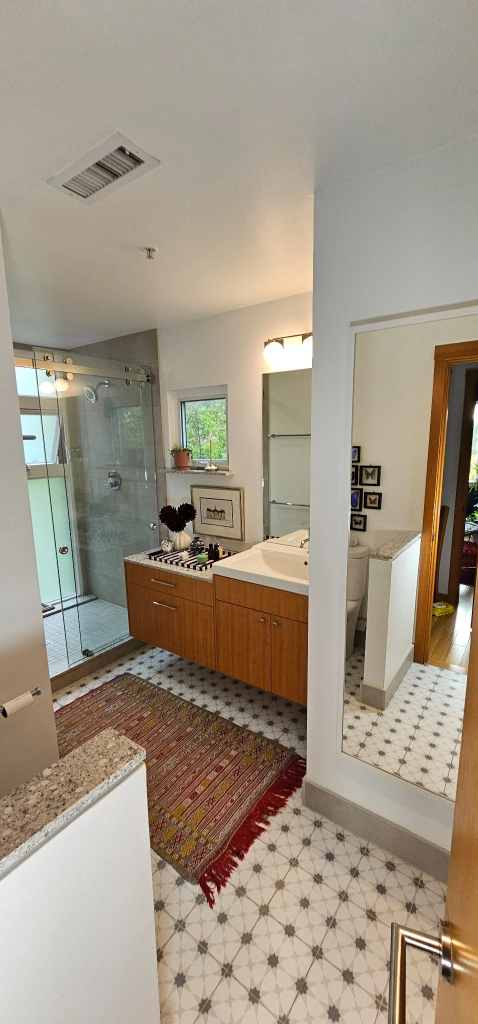
#> input picture src/assets/accessible-seattle-20241001_100239-main.webp, 956 x 2048 px, found by its file name (shown at 1/2 size); its folder holds only this picture in this run
$ python gen_variants.py
#> lines starting #> are read from the running program, lines starting #| are printed output that depends on the picture
import os, sys, time, glob
from PIL import Image

AS = os.path.expanduser('~/mnt/silverpeak/site/src/assets')
WIDTHS = [400, 640, 960, 1280, 1920]
SKIP = ('favicon', 'apple-touch-icon', 'silver-peak-design-build-logo')
BUDGET = float(sys.argv[1]) if len(sys.argv) > 1 else 150.0

originals = [f for f in sorted(os.listdir(AS))
             if f.endswith('.webp')
             and not any(f.startswith(s) for s in SKIP)
             and not any(f.endswith(f'-{w}w.webp') for w in WIDTHS)]

todo = []
for f in originals:
    src = os.path.join(AS, f)
    with Image.open(src) as im:
#> im is the input picture: PIL image 956x2048 RGB; mean R, G, B 160.1, 148.3, 132
        ow = im.width
#> ow = 956
    for w in WIDTHS:
        if w >= ow:          # never upscale
            continue
        out = os.path.join(AS, f'{f[:-5]}-{w}w.webp')
        if not os.path.exists(out):
            todo.append((src, out, w))

t0 = time.time(); done = 0
for src, out, w in todo:
    if time.time() - t0 > BUDGET:
        break
    with Image.open(src) as im:
        im = im.convert('RGB')
        h = round(im.height * w / im.width)
#> h = 857
        im.resize((w, h), Image.LANCZOS).save(out, 'WEBP', quality=80, method=4)
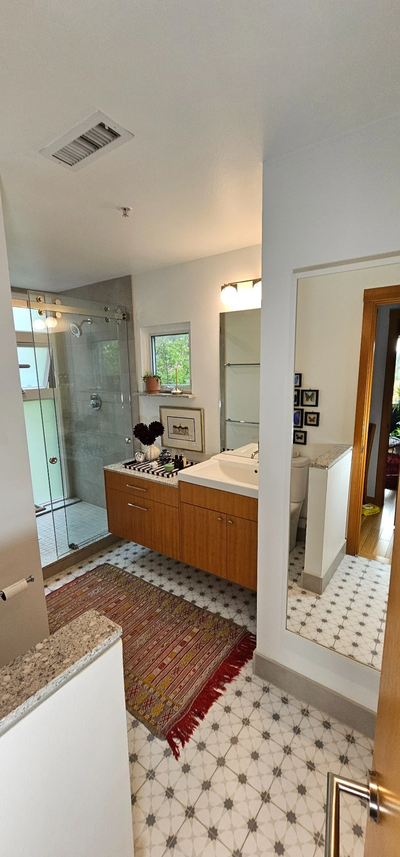
#> saved as accessible-seattle-20241001_100239-main-400w.webp: PIL image 400x857 RGB; mean R, G, B 160.1, 148.3, 132
    done += 1

print(f'generated {done} this run, {len(todo)-done} remaining ({len(originals)} originals)')
#| generated 2 this run, 0 remaining (1 originals)
